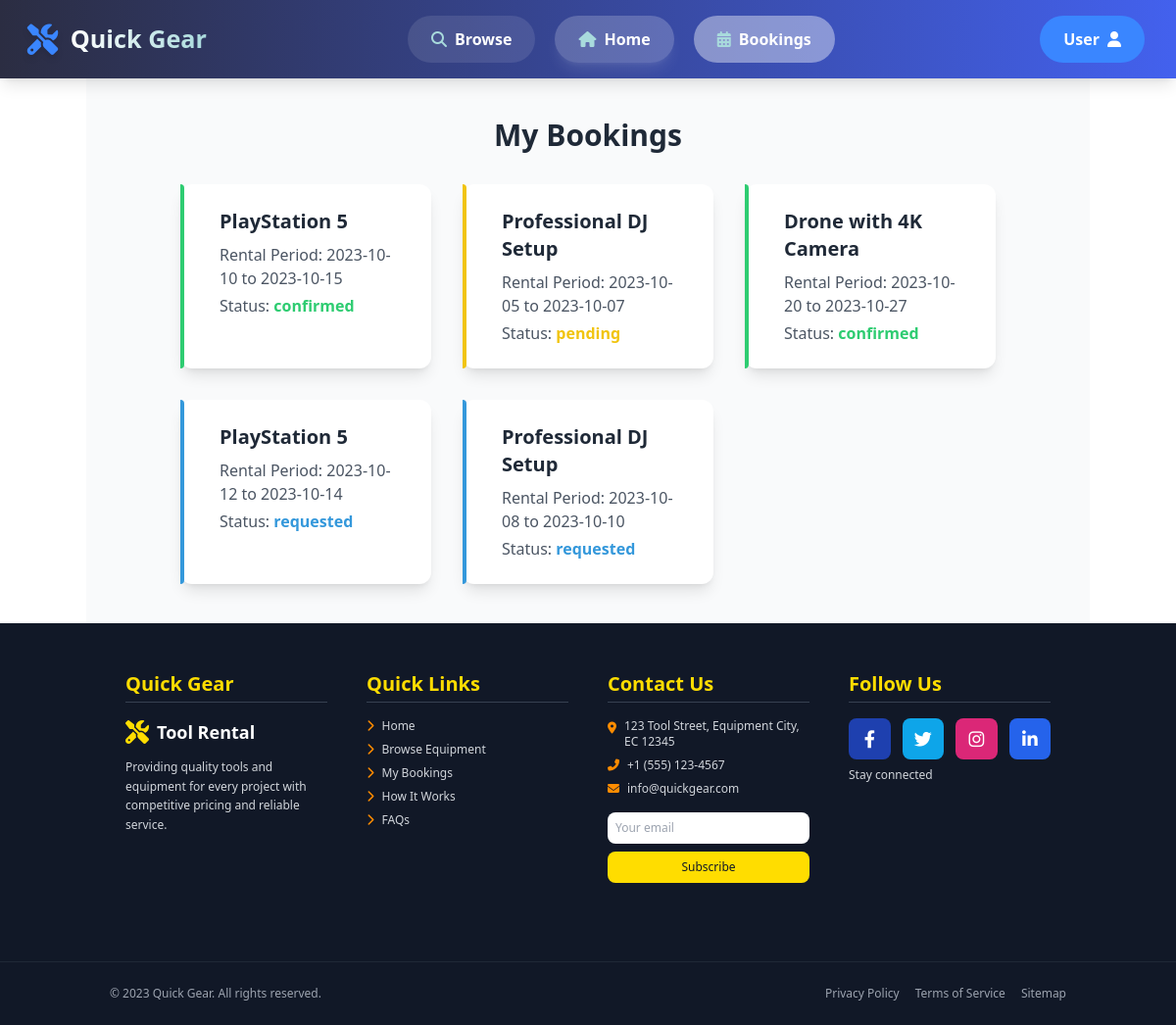
The page /bookings.php on the database its author committed.
### tables this page shows
CREATE TABLE IF NOT EXISTS bookings (
    id INT AUTO_INCREMENT PRIMARY KEY,
    user_id INT NOT NULL DEFAULT 0,
    product_id INT NOT NULL,
    start_date DATE NOT NULL,
    end_date DATE NOT NULL,
    booking_date TIMESTAMP DEFAULT CURRENT_TIMESTAMP,
    status VARCHAR(20) DEFAULT 'pending'
);

CREATE TABLE IF NOT EXISTS products (
    id INT PRIMARY KEY,
    name VARCHAR(255) NOT NULL,
    category VARCHAR(50) NOT NULL,
    description TEXT NOT NULL,
    price DECIMAL(10,2) NOT NULL,
    price_type VARCHAR(20) NOT NULL,
    deposit DECIMAL(10,2) NOT NULL,
    status VARCHAR(20) NOT NULL,
    image TEXT NOT NULL,
    features TEXT NOT NULL
);

CREATE TABLE IF NOT EXISTS rent_item (
    id INT AUTO_INCREMENT PRIMARY KEY,
    product_id INT NOT NULL,
    user_id INT NOT NULL DEFAULT 0,
    full_name VARCHAR(255) NOT NULL,
    email VARCHAR(255) NOT NULL,
    phone VARCHAR(50) NOT NULL,
    start_date DATE NOT NULL,
    end_date DATE NOT NULL,
    message TEXT,
    created_at TIMESTAMP DEFAULT CURRENT_TIMESTAMP
);

### data/bookings_data.php (called while the page is built)
<?php
$host = "localhost";
$dbname = "quick-gear-db";
$user = "root";
$pass = "";
try {
    $pdo = new PDO("mysql:host=$host;dbname=$dbname;charset=utf8", $user, $pass);
    $pdo->setAttribute(PDO::ATTR_ERRMODE, PDO::ERRMODE_EXCEPTION);
    $query = "SELECT bookings.*, products.name AS item_name
              FROM bookings
              JOIN products ON bookings.product_id = products.id
              WHERE bookings.user_id = 0";
    $stmt = $pdo->prepare($query);
    $stmt->execute();
    $bookings = $stmt->fetchAll(PDO::FETCH_ASSOC);
} catch (PDOException $e) {
    error_log($e->getMessage());
    $bookings = [];
}
try {
    $query = "SELECT rent_item.*, products.name AS item_name, 'requested' AS status
              FROM rent_item
              JOIN products ON rent_item.product_id = products.id";
    $stmt = $pdo->prepare($query);
    $stmt->execute();
    $rentItems = $stmt->fetchAll(PDO::FETCH_ASSOC);
} catch (PDOException $e) {
    error_log($e->getMessage());
    $rentItems = [];
}
$bookings = array_merge($bookings, $rentItems);
?>

### bookings.php (the view)
<?php
include './includes/header.php';
include './data/bookings_data.php';
?>
<main class="container mx-auto py-10 bg-gray-50 px-24">
    <h2 class="text-3xl font-bold text-gray-800 mb-8 text-center">My Bookings</h2>
    <div class="grid grid-cols-1 sm:grid-cols-2 lg:grid-cols-3 gap-8">
        <?php foreach ($bookings as $booking): ?>
            <?php
            $statusColor = ($booking['status'] === 'confirmed') ? '#2ecc71' :
                (($booking['status'] === 'pending') ? '#f1c40f' :
                    (($booking['status'] === 'requested') ? '#3498db' : '#e74c3c'));
            ?>
            <div class="relative bg-white p-6 rounded-xl shadow-lg transition transform hover:scale-105 hover:shadow-2xl">
                <div class="absolute inset-y-0 left-0 w-1 rounded-r-xl"
                    style="background-color: <?= htmlspecialchars($statusColor) ?>;"></div>
                <div class="ml-4">
                    <h3 class="text-xl font-bold text-gray-800 mb-2"><?= htmlspecialchars($booking['item_name']) ?></h3>
                    <p class="text-gray-600 mb-1">Rental Period: <?= htmlspecialchars($booking['start_date']) ?> to
                        <?= htmlspecialchars($booking['end_date']) ?>
                    </p>
                    <p class="text-gray-600">Status:
                        <span class="font-semibold" style="color: <?= htmlspecialchars($statusColor) ?>">
                            <?= htmlspecialchars($booking['status']) ?>
                        </span>
                    </p>
                </div>
            </div>
        <?php endforeach; ?>
    </div>
</main>
<?php include './includes/footer.php'; ?>

### includes/header.php (shortened to what this page needs)
<header
    class="flex justify-between items-center px-8 py-4 bg-gradient-to-r from-[#2b2d42] to-[#4361ee] shadow-lg text-white sticky top-0 z-50 transition-all duration-300">
    <a href="index.php" class="flex items-center text-2xl font-bold hover:scale-105 transition-transform duration-300">
        <i class="fas fa-tools mr-3 text-3xl text-[#3a86ff] drop-shadow-md"></i>
        <span class="bg-clip-text text-transparent bg-gradient-to-r from-white to-[#a8dadc]">Quick Gear</span>
    </a>
    <nav class="flex gap-5">
        <a id="nav-browse" href="browse.php"
            class="nav-link bg-white/10 text-white border-none py-3 px-6 rounded-full font-semibold cursor-pointer transition-all duration-300 ease-in-out hover:bg-white/20 hover:-translate-y-0.5 hover:shadow-md flex items-center">
            <i class="fas fa-search mr-2 text-[#a8dadc]"></i>
            Browse
        </a>
        <a id="nav-home" href="index.php"
            class="nav-link bg-white/20 text-white border-none py-3 px-6 rounded-full font-semibold cursor-pointer transition-all duration-300 ease-in-out hover:bg-white/30 hover:-translate-y-0.5 shadow-lg shadow-white/10 flex items-center">
            <i class="fas fa-home mr-2 text-[#a8dadc]"></i>
            Home
        </a>
        <a id="nav-bookings" href="bookings.php"
            class="nav-link bg-white/10 text-white border-none py-3 px-6 rounded-full font-semibold cursor-pointer transition-all duration-300 ease-in-out hover:bg-white/20 hover:-translate-y-0.5 hover:shadow-md flex items-center">
            <i class="fas fa-calendar-alt mr-2 text-[#a8dadc]"></i>
            Bookings
        </a>
    </nav>
    <a id="nav-login" href="login.php"
        class="login-btn relative bg-[#3a86ff] text-white border-none py-3 px-6 rounded-full font-semibold cursor-pointer transition-all duration-300 ease-in-out hover:bg-[#a8dadc] hover:text-[#2b2d42] hover:-translate-y-0.5 hover:shadow-lg flex items-center gap-2 overflow-hidden group">
        <span class="relative z-10">User</span>
        <i class="fas fa-user relative z-10"></i>
    </a>
</header>

### includes/footer.php (shortened to what this page needs)
<link rel="stylesheet" href="https://cdnjs.cloudflare.com/ajax/libs/font-awesome/6.4.0/css/all.min.css">
<script src="https://cdn.tailwindcss.com"></script>
<body>
    <footer class="bg-gray-900 text-white pt-12 pb-6">
        <div class="container mx-auto px-10">
            <div class="grid grid-cols-1 md:grid-cols-2 lg:grid-cols-4 gap-10">
                <div class="mb-8">
                    <h3 class="text-xl font-bold mb-4 text-accent border-b border-gray-700 pb-1">Quick Gear</h3>
                    <div class="flex items-center mb-3">
                        <i class="fas fa-tools text-2xl text-accent mr-2"></i>
                        <span class="text-lg font-bold">Tool Rental</span>
                    </div>
                    <p class="text-gray-300 text-xs leading-relaxed">
                        Providing quality tools and equipment for every project with competitive pricing and reliable
                        service.
                    </p>
                </div>
                <div class="mb-8">
                    <h3 class="text-xl font-bold mb-4 text-accent border-b border-gray-700 pb-1">Quick Links</h3>
                    <ul class="space-y-2 text-xs">
                        <li>
                            <a id="footer-home" href="index.php"
                                class="text-gray-300 hover:text-accent transition-all flex items-center group">
                                <i
                                    class="fas fa-chevron-right text-primary mr-2 text-xs group-hover:translate-x-1 transition-transform"></i>
                                Home
                            </a>
                        </li>
                        <li>
                            <a id="footer-browse" href="browse.php"
                                class="text-gray-300 hover:text-accent transition-all flex items-center group">
                                <i
                                    class="fas fa-chevron-right text-primary mr-2 text-xs group-hover:translate-x-1 transition-transform"></i>
                                Browse Equipment
                            </a>
                        </li>
                        <li>
                            <a id="footer-bookings" href="bookings.php"
                                class="text-gray-300 hover:text-accent transition-all flex items-center group">
                                <i
                                    class="fas fa-chevron-right text-primary mr-2 text-xs group-hover:translate-x-1 transition-transform"></i>
                                My Bookings
                            </a>
                        </li>
                        <li>
                            <a id="footer-how-it-works" href="index.php#how-it-works"
                                class="text-gray-300 hover:text-accent transition-all flex items-center group">
                                <i
                                    class="fas fa-chevron-right text-primary mr-2 text-xs group-hover:translate-x-1 transition-transform"></i>
                                How It Works
                            </a>
                        </li>
                        <li>
                            <a id="footer-faqs" href="index.php#faqs"
                                class="text-gray-300 hover:text-accent transition-all flex items-center group">
                                <i
                                    class="fas fa-chevron-right text-primary mr-2 text-xs group-hover:translate-x-1 transition-transform"></i>
                                FAQs
                            </a>
                        </li>
                    </ul>
                </div>
                <div class="mb-8">
                    <h3 class="text-xl font-bold mb-4 text-accent border-b border-gray-700 pb-1">Contact Us</h3>
                    <ul class="space-y-2 text-xs">
                        <li class="flex items-start">
                            <i class="fas fa-map-marker-alt text-primary mr-2 mt-1"></i>
                            <span class="text-gray-300">123 Tool Street, Equipment City, EC 12345</span>
                        </li>
                        <li class="flex items-center">
                            <i class="fas fa-phone-alt text-primary mr-2"></i>
                            <span class="text-gray-300">+1 (555) 123-4567</span>
                        </li>
                        <li class="flex items-center">
                            <i class="fas fa-envelope text-primary mr-2"></i>
                            <span class="text-gray-300">info@quickgear.com</span>
                        </li>
                    </ul>
                    <div class="mt-4">
                        <input type="email" placeholder="Your email"
                            class="w-full p-2 text-xs rounded-lg text-gray-900" />
                        <button
                            class="w-full mt-2 bg-accent text-gray-900 text-xs p-2 rounded-lg hover:bg-secondary transition-all">Subscribe</button>
                    </div>
                </div>
                <div class="mb-8">
                    <h3 class="text-xl font-bold mb-4 text-accent border-b border-gray-700 pb-1">Follow Us</h3>
                    <div class="grid grid-cols-4 gap-3 mb-2">
                        <a href="#"
                            class="bg-blue-800 hover:bg-blue-700 p-3 rounded-lg text-center transition-all duration-300"
                            title="Facebook">
                            <i class="fab fa-facebook-f text-lg"></i>
                        </a>
                        <a href="#"
                            class="bg-sky-500 hover:bg-sky-400 p-3 rounded-lg text-center transition-all duration-300"
                            title="Twitter">
                            <i class="fab fa-twitter text-lg"></i>
                        </a>
                        <a href="#"
                            class="bg-pink-600 hover:bg-pink-500 p-3 rounded-lg text-center transition-all duration-300"
                            title="Instagram">
                            <i class="fab fa-instagram text-lg"></i>
                        </a>
                        <a href="#"
                            class="bg-blue-600 hover:bg-blue-500 p-3 rounded-lg text-center transition-all duration-300"
                            title="LinkedIn">
                            <i class="fab fa-linkedin-in text-lg"></i>
                        </a>
                    </div>
                    <p class="text-gray-300 text-xs">Stay connected</p>
                </div>
            </div>
        </div>
        <div class="mt-12 pt-6 border-t border-gray-800">
            <div class="container mx-auto px-6">
                <div class="flex flex-col md:flex-row justify-between items-center space-y-2 md:space-y-0 text-xs">
                    <p class="text-gray-400">© 2023 Quick Gear. All rights reserved.</p>
                    <div class="flex space-x-4">
                        <a href="#" class="text-gray-400 hover:text-accent transition-colors">Privacy Policy</a>
                        <a href="#" class="text-gray-400 hover:text-accent transition-colors">Terms of Service</a>
                        <a href="#" class="text-gray-400 hover:text-accent transition-colors">Sitemap</a>
                    </div>
                </div>
            </div>
        </div>
    </footer>
</body>
</html>

### rows shown on the page
bookings: product.name "PlayStation 5", start_date "2023-10-10", end_date "2023-10-15", status "confirmed"
bookings: product.name "Professional DJ Setup", start_date "2023-10-05", end_date "2023-10-07", status "pending"
bookings: product.name "Drone with 4K Camera", start_date "2023-10-20", end_date "2023-10-27", status "confirmed"
rent_item: product.name "PlayStation 5", start_date "2023-10-12", end_date "2023-10-14", status "requested"
rent_item: product.name "Professional DJ Setup", start_date "2023-10-08", end_date "2023-10-10", status "requested"
